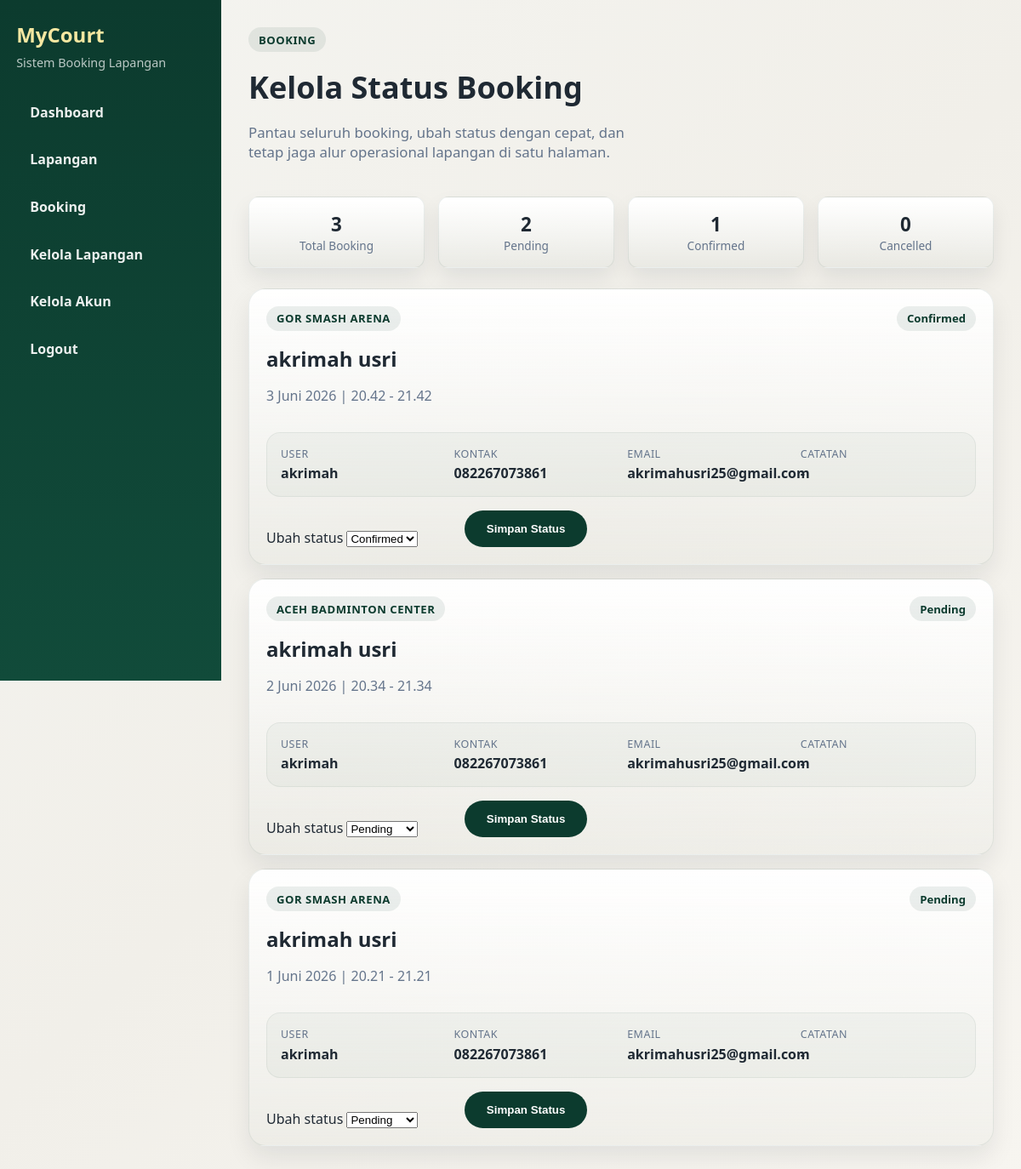
The app's page /dashboard/admin/bookings/ (signed in) with its own data.
### booking/models.py (models this page shows, shortened)
class Booking(models.Model):
    STATUS_PENDING = "pending"
    STATUS_CONFIRMED = "confirmed"
    STATUS_CANCELLED = "cancelled"
    STATUS_CHOICES = [
        (STATUS_PENDING, "Pending"),
        (STATUS_CONFIRMED, "Confirmed"),
        (STATUS_CANCELLED, "Cancelled"),
    ]
    user = models.ForeignKey(User, on_delete=models.CASCADE, related_name="bookings", null=True, blank=True)
    court = models.ForeignKey(Court, on_delete=models.CASCADE, related_name="bookings")
    full_name = models.CharField(max_length=120)
    email = models.EmailField()
    phone = models.CharField(max_length=30)
    date = models.DateField()
    start_time = models.TimeField()
    end_time = models.TimeField()
    notes = models.TextField(blank=True)
    status = models.CharField(max_length=20, choices=STATUS_CHOICES, default=STATUS_PENDING)
    created_at = models.DateTimeField(auto_now_add=True)

class Court(models.Model):
    name = models.CharField(max_length=120)
    location = models.CharField(max_length=255)
    price_per_hour = models.DecimalField(max_digits=10, decimal_places=2)
    image = models.ImageField(upload_to="court_images/", blank=True, null=True)
    description = models.TextField(blank=True)
    is_active = models.BooleanField(default=True)
    open_time = models.TimeField(default=datetime.time(6, 0))
    close_time = models.TimeField(default=datetime.time(23, 0))
    created_at = models.DateTimeField(auto_now_add=True)

### booking/views.py (the view)
# urls.py: path("dashboard/admin/bookings/", views.admin_bookings, name="admin_bookings"),
@login_required
def admin_bookings(request):
    if not is_admin_user(request.user):
        return redirect("booking:user_dashboard")
    bookings = Booking.objects.select_related("user", "court").order_by("-created_at")
    context = {
        "bookings": bookings,
        "booking_count": bookings.count(),
        "pending_count": bookings.filter(status=Booking.STATUS_PENDING).count(),
        "confirmed_count": bookings.filter(status=Booking.STATUS_CONFIRMED).count(),
        "cancelled_count": bookings.filter(status=Booking.STATUS_CANCELLED).count(),
    }
    return render(request, "booking/admin_bookings.html", context)

### booking/views.py (called while the page is built)
def is_admin_user(user):
    return user.is_staff or user.is_superuser

### booking/templates/booking/admin_bookings.html (shortened to what this page needs)
{% extends 'booking/admin_dashboard_base.html' %}
{% block dashboard_eyebrow %}Booking{% endblock %}
{% block dashboard_heading %}Kelola Status Booking{% endblock %}
{% block dashboard_lead %}Pantau seluruh booking, ubah status dengan cepat, dan tetap jaga alur operasional lapangan di satu halaman.{% endblock %}
{% block admin_summary %}
        <div class="admin-management-metrics">
            <div class="stat"><div class="stat-value">{{ booking_count }}</div><div class="stat-label">Total Booking</div></div>
            <div class="stat"><div class="stat-value">{{ pending_count }}</div><div class="stat-label">Pending</div></div>
            <div class="stat"><div class="stat-value">{{ confirmed_count }}</div><div class="stat-label">Confirmed</div></div>
            <div class="stat"><div class="stat-value">{{ cancelled_count }}</div><div class="stat-label">Cancelled</div></div>
        </div>
{% endblock %}
{% block admin_body %}
        {% if bookings %}
            <div class="admin-booking-grid admin-booking-list">
                {% for booking in bookings %}
                    <article class="admin-booking-card">
                        <div class="admin-booking-top">
                            <div>
                                <p class="eyebrow">{{ booking.court.name }}</p>
                                <h2>{{ booking.full_name }}</h2>
                                <p class="muted">{{ booking.date }} | {{ booking.start_time }} - {{ booking.end_time }}</p>
                            </div>
                            <span class="dashboard-pill">{{ booking.get_status_display }}</span>
                        </div>
                        <div class="admin-booking-meta">
                            <div>
                                <span class="admin-booking-label">User</span>
                                <strong>{{ booking.user.username|default:"-" }}</strong>
                            </div>
                            <div>
                                <span class="admin-booking-label">Kontak</span>
                                <strong>{{ booking.phone }}</strong>
                            </div>
                            <div>
                                <span class="admin-booking-label">Email</span>
                                <strong>{{ booking.email }}</strong>
                            </div>
                            <div>
                                <span class="admin-booking-label">Catatan</span>
                                <strong>{{ booking.notes|default:"-" }}</strong>
                            </div>
                        </div>
                        <form method="post" action="{% url 'booking:admin_update_booking_status' booking.id %}" class="admin-booking-form">
                            <label>
                                Ubah status
                                <select name="status">
                                    {% for value, label in booking.STATUS_CHOICES %}
                                        <option value="{{ value }}" {% if booking.status == value %}selected{% endif %}>{{ label }}</option>
                                    {% endfor %}
                                </select>
                            </label>
                            <button class="btn primary" type="submit">Simpan Status</button>
                        </form>
                    </article>
                {% endfor %}
            </div>
        {% else %}
            <div class="empty-state">
                <p>Belum ada booking untuk dikelola.</p>
            </div>
        {% endif %}
{% endblock %}

### booking/static/booking/styles.css (style rules this page uses)
:root { --bg: #f4f4f0; --primary: #0c3b2e; --accent: #e67e22; --text: #1f2933; --muted: #64748b; --card: #ffffff; --shadow: rgba(15, 23, 42, 0.12); --auth-bg: #0a0a3d; }
* { box-sizing: border-box; }
html { scroll-behavior: smooth; }
body { margin: 0; font-family: "Trebuchet MS", "Segoe UI", sans-serif; color: var(--text); background: linear-gradient(135deg, #f4f4f0 0%, #f1efe9 50%, #f7f5f0 100%); }
body.dashboard-body { background: linear-gradient(135deg, #f4f4f0 0%, #f1efe9 50%, #f7f5f0 100%); }
.eyebrow { display: inline-block; margin: 0 0 0.85rem; padding: 0.35rem 0.75rem; border-radius: 999px; background: rgba(12, 59, 46, 0.08); color: var(--primary); font-size: 0.82rem; font-weight: 700; letter-spacing: 0.04em; text-transform: uppercase; }
.btn { display: inline-block; padding: 0.75rem 1.5rem; border-radius: 999px; text-decoration: none; font-weight: 600; border: 2px solid transparent; }
.btn.primary { background: var(--primary); color: #ffffff; }
.stat { background: #fef8f2; padding: 1rem; border-radius: 12px; text-align: center; }
.stat-value { font-size: 1.4rem; font-weight: 700; }
.stat-label { color: var(--muted); font-size: 0.85rem; }
.dashboard-pill { display: inline-flex; align-items: center; padding: 0.35rem 0.75rem; border-radius: 999px; background: rgba(12, 59, 46, 0.08); color: var(--primary); font-size: 0.82rem; font-weight: 700; }
.admin-management-metrics { display: grid; grid-template-columns: repeat(auto-fit, minmax(160px, 1fr)); gap: 1rem; margin-bottom: 1.5rem; }
.admin-management-metrics .stat { background: linear-gradient(180deg, #ffffff, rgba(12, 59, 46, 0.03)); border: 1px solid rgba(12, 59, 46, 0.08); box-shadow: 0 12px 25px rgba(15, 23, 42, 0.08); }
.admin-booking-grid { display: grid; gap: 1rem; }
.admin-booking-card { padding: 1.25rem; border: 1px solid rgba(12, 59, 46, 0.08); border-radius: 20px; background: linear-gradient(180deg, rgba(255, 255, 255, 0.96), rgba(12, 59, 46, 0.02)); box-shadow: 0 14px 28px rgba(15, 23, 42, 0.08); }
.admin-booking-top { display: flex; align-items: flex-start; justify-content: space-between; gap: 1rem; margin-bottom: 1rem; flex-wrap: wrap; }
.admin-booking-top h2 { margin: 0.15rem 0 0.35rem; }
.admin-booking-meta { display: grid; grid-template-columns: repeat(auto-fit, minmax(180px, 1fr)); gap: 0.9rem; padding: 1rem; border-radius: 16px; background: rgba(12, 59, 46, 0.03); border: 1px solid rgba(12, 59, 46, 0.06); margin-bottom: 1rem; }
.admin-booking-meta > div { display: grid; gap: 0.2rem; }
.admin-booking-label { font-size: 0.78rem; color: var(--muted); text-transform: uppercase; letter-spacing: 0.04em; }
.admin-booking-form { margin-top: 1rem; display: flex; gap: 0.8rem; align-items: end; flex-wrap: wrap; }
.admin-booking-form label { min-width: 220px; }
.admin-booking-list { margin-top: 1rem; }
.admin-dashboard-page .dashboard-card, .admin-dashboard-page .admin-booking-card, .admin-dashboard-page .stat { transition: transform 0.18s ease, box-shadow 0.18s ease; }
.muted { color: var(--muted); }

### records on screen
Booking: court.name "GOR SMASH ARENA", full_name "akrimah usri", date "3 Juni 2026", start_time "20.42", end_time "21.42", status "Confirmed", user.username "akrimah", phone "082267073861", email "akrimahusri25@gmail.com", notes "-"
Booking: court.name "ACEH BADMINTON CENTER", full_name "akrimah usri", date "2 Juni 2026", start_time "20.34", end_time "21.34", status "Pending", user.username "akrimah", phone "082267073861", email "akrimahusri25@gmail.com", notes "-"
Booking: court.name "GOR SMASH ARENA", full_name "akrimah usri", date "1 Juni 2026", start_time "20.21", end_time "21.21", status "Pending", user.username "akrimah", phone "082267073861", email "akrimahusri25@gmail.com", notes "-"

### other values on screen
{{ booking_count }} "3"
{{ pending_count }} "2"
{{ confirmed_count }} "1"
{{ cancelled_count }} "0"
